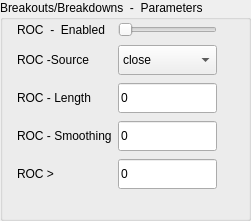
              <widget class="QGroupBox" name="grpBox_BO_parametersIndi">
               <property name="geometry">
                <rect>
                 <x>20</x>
                 <y>280</y>
                 <width>251</width>
                 <height>221</height>
                </rect>
               </property>
               <property name="title">
                <string>Breakouts/Breakdowns  -  Parameters</string>
               </property>
               <widget class="QWidget" name="layoutWidget_28">
                <property name="geometry">
                 <rect>
                  <x>17</x>
                  <y>20</y>
                  <width>231</width>
                  <height>171</height>
                 </rect>
                </property>
                <layout class="QGridLayout" name="gridLayout_57">
                 <item row="2" column="2">
                  <spacer name="horizontalSpacer_37">
                   <property name="orientation">
                    <enum>Qt::Horizontal</enum>
                   </property>
                   <property name="sizeHint" stdset="0">
                    <size>
                     <width>40</width>
                     <height>20</height>
                    </size>
                   </property>
                  </spacer>
                 </item>
                 <item row="1" column="0">
                  <widget class="QLabel" name="lblSELL_IndicatorEnabled_10">
                   <property name="text">
                    <string>ROC  -  Enabled</string>
                   </property>
                  </widget>
                 </item>
                 <item row="1" column="1">
                  <widget class="QSlider" name="hSlider_SELL_IndicatorEnabled_32">
                   <property name="maximum">
                    <number>5</number>
                   </property>
                   <property name="orientation">
                    <enum>Qt::Horizontal</enum>
                   </property>
                  </widget>
                 </item>
                 <item row="2" column="0">
                  <widget class="QLabel" name="lblRocAppliedPrice_9">
                   <property name="text">
                    <string>ROC -Source</string>
                   </property>
                  </widget>
                 </item>
                 <item row="5" column="1">
                  <widget class="QLineEdit" name="txtSELL_DecreasePercentage">
                   <property name="minimumSize">
                    <size>
                     <width>0</width>
                     <height>30</height>
                    </size>
                   </property>
                   <property name="text">
                    <string>0</string>
                   </property>
                  </widget>
                 </item>
                 <item row="5" column="0">
                  <widget class="QLabel" name="lblRocRBuyIncreasePercentage_9">
                   <property name="text">
                    <string>ROC &gt;</string>
                   </property>
                  </widget>
                 </item>
                 <item row="3" column="1">
                  <widget class="QLineEdit" name="txtRocPeriodF">
                   <property name="minimumSize">
                    <size>
                     <width>0</width>
                     <height>30</height>
                    </size>
                   </property>
                   <property name="cursor">
                    <cursorShape>IBeamCursor</cursorShape>
                   </property>
                   <property name="text">
                    <string>0</string>
                   </property>
                  </widget>
                 </item>
                 <item row="2" column="1">
                  <widget class="QComboBox" name="drpRocAppliedPriceF">
                   <property name="sizePolicy">
                    <sizepolicy hsizetype="Preferred" vsizetype="Fixed">
                     <horstretch>0</horstretch>
                     <verstretch>0</verstretch>
                    </sizepolicy>
                   </property>
                   <property name="minimumSize">
                    <size>
                     <width>0</width>
                     <height>30</height>
                    </size>
                   </property>
                   <item>
                    <property name="text">
                     <string>close</string>
                    </property>
                   </item>
                   <item>
                    <property name="text">
                     <string>open</string>
                    </property>
                   </item>
                   <item>
                    <property name="text">
                     <string>high</string>
                    </property>
                   </item>
                   <item>
                    <property name="text">
                     <string>low</string>
                    </property>
                   </item>
                   <item>
                    <property name="text">
                     <string>HL2</string>
                    </property>
                   </item>
                   <item>
                    <property name="text">
                     <string>HLC3</string>
                    </property>
                   </item>
                   <item>
                    <property name="text">
                     <string>OHLC</string>
                    </property>
                   </item>
                  </widget>
                 </item>
                 <item row="3" column="0">
                  <widget class="QLabel" name="lblRocPeriodR_9">
                   <property name="text">
                    <string>ROC - Length</string>
                   </property>
                  </widget>
                 </item>
                 <item row="4" column="0">
                  <widget class="QLabel" name="lblRocSmoothingR_9">
                   <property name="text">
                    <string>ROC - Smoothing</string>
                   </property>
                  </widget>
                 </item>
                 <item row="4" column="1">
                  <widget class="QLineEdit" name="txtRocSmoothingS">
                   <property name="minimumSize">
                    <size>
                     <width>0</width>
                     <height>30</height>
                    </size>
                   </property>
                   <property name="text">
                    <string>0</string>
                   </property>
                  </widget>
                 </item>
                </layout>
               </widget>
              </widget>
